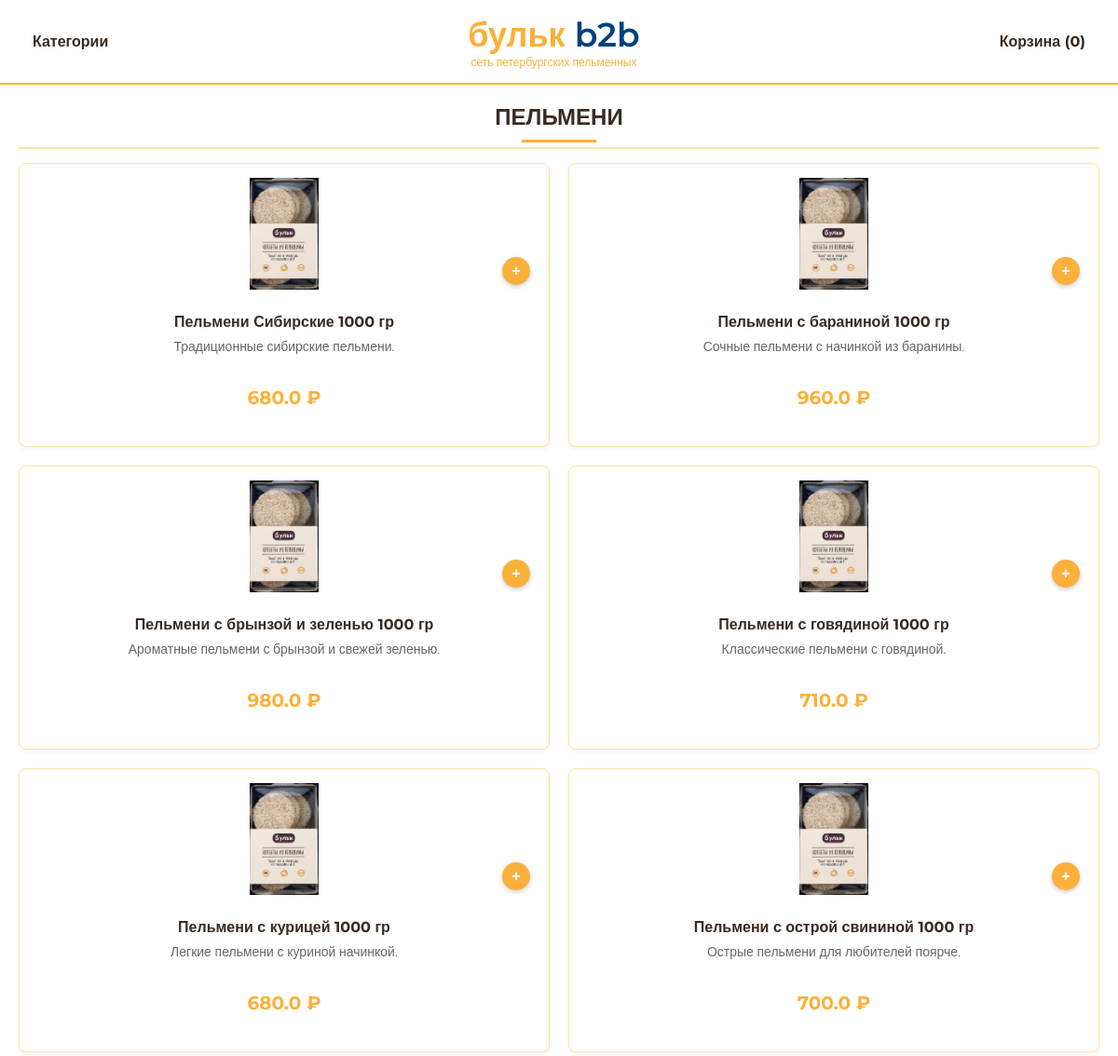
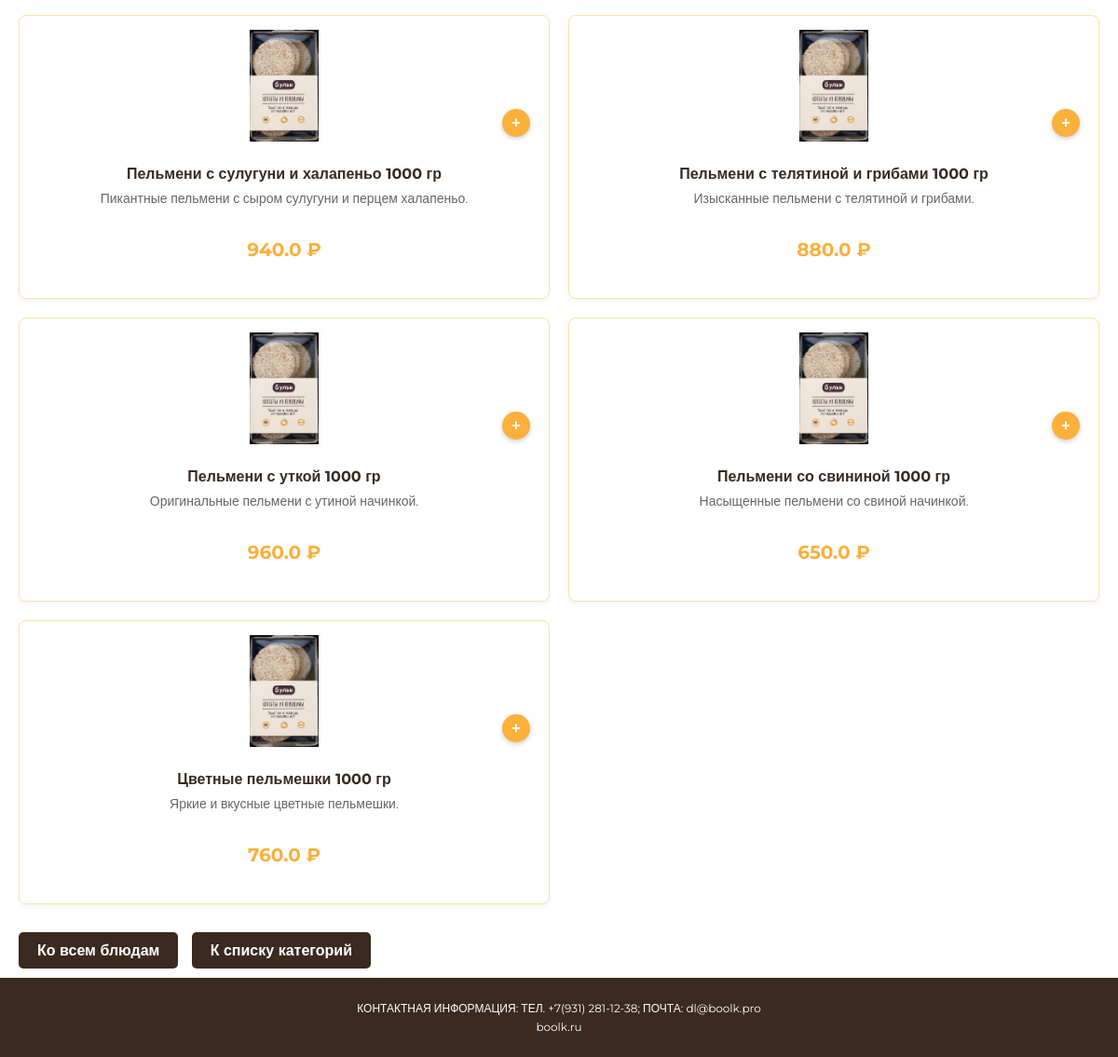
Before: /category/Пельмени with the older database file (2 pictures, top to bottom).
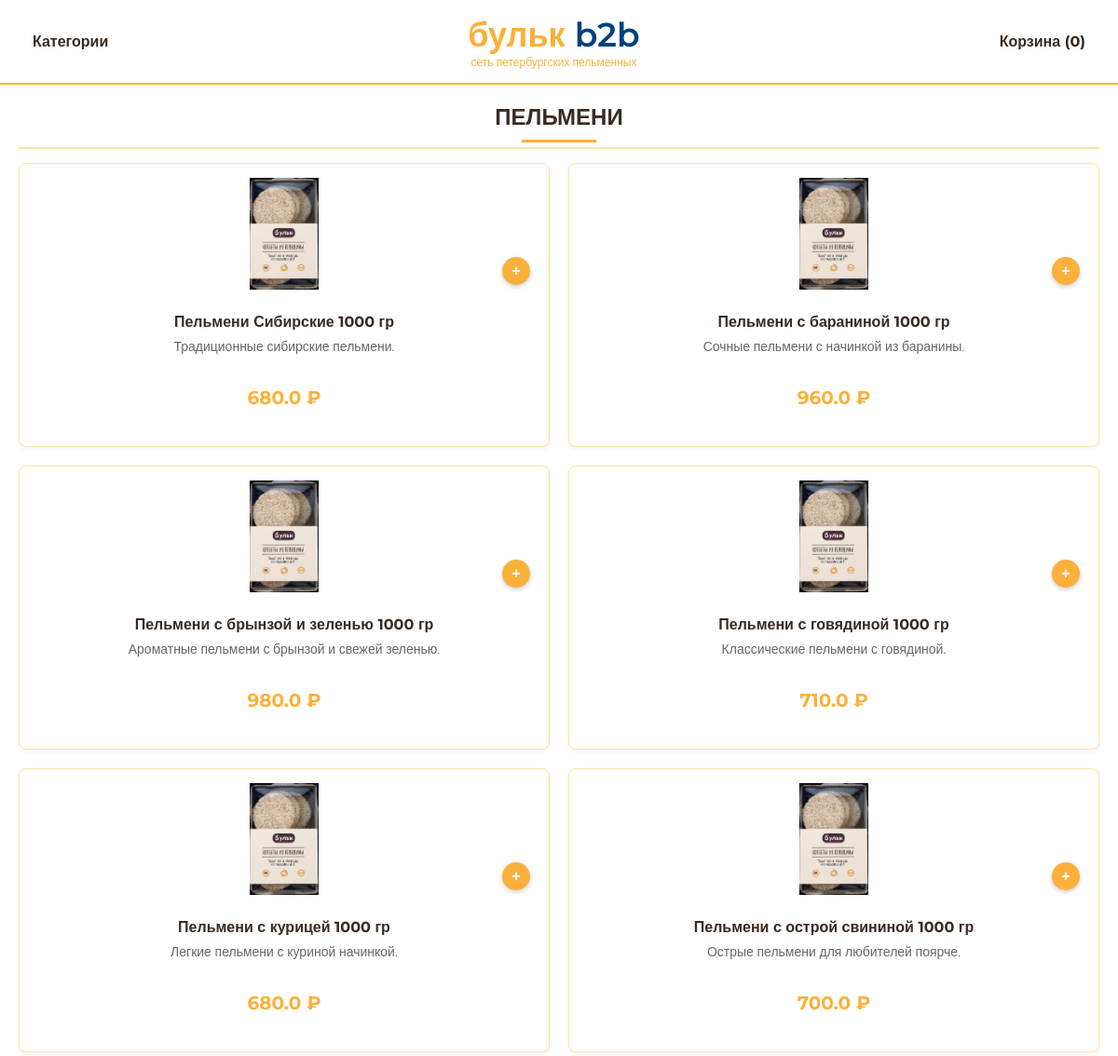
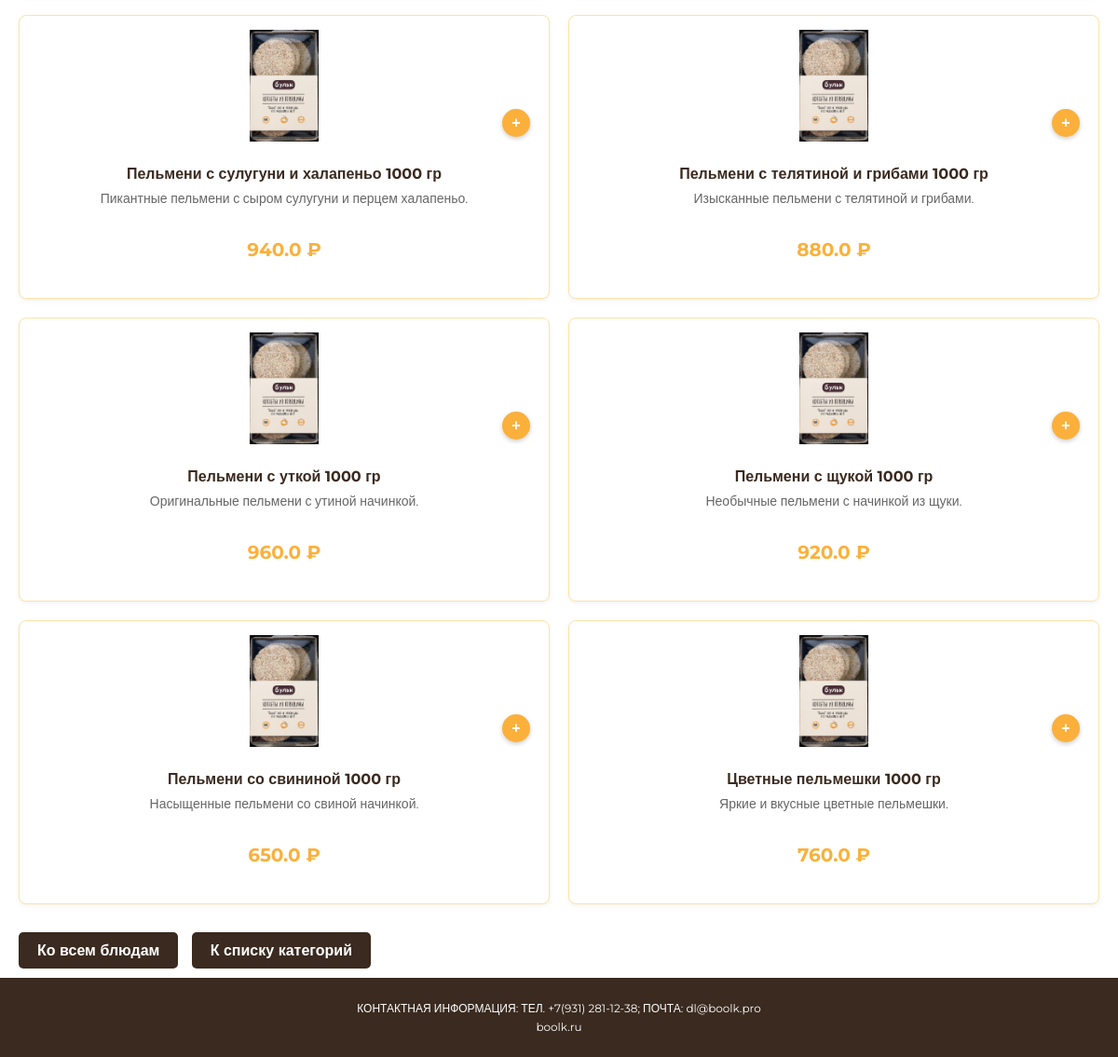
After: the same page with the newer database file (2 pictures, top to bottom).
### app.py (models this page shows, shortened)
class Category(db.Model):
    id = db.Column(db.Integer, primary_key=True) # Автоинкрементируемый ID
    name = db.Column(db.String(100), unique=True, nullable=False)
    image_url = db.Column(db.String(200), nullable=True) # Путь к изображению категории (относительно static/)

class Product(db.Model):
    __tablename__ = 'products'
    id = db.Column(db.String(20), primary_key=True)
    name = db.Column(db.String(200), nullable=False)
    price = db.Column(db.Float, nullable=False)
    description = db.Column(db.Text, nullable=True)
    detailed_info = db.Column(db.Text, nullable=True)  # Подробная информация о товаре
    proteins = db.Column(db.Float, nullable=True)  # Белки (г)
    fats = db.Column(db.Float, nullable=True)  # Жиры (г)
    carbs = db.Column(db.Float, nullable=True)  # Углеводы (г)
    image_url = db.Column(db.String(200), nullable=True)
    category_id = db.Column(db.Integer, db.ForeignKey('category.id'), nullable=False)
    category = db.relationship('Category', backref=db.backref('products', lazy='dynamic', cascade="all, delete-orphan"))

### app.py (the view)
@app.route('/category/<string:category_name>') # Добавил string: для явного указания типа
def products_in_category(category_name):
    client_id = session.get('client_id')
    cart_items_map = {}
    if client_id:
        active_cart = Order.query.filter_by(client_id=client_id, status=CART_STATUS).first()
        if active_cart:
            cart_items_map = {item.product_id: item.quantity for item in active_cart.items}
    category_object = Category.query.filter_by(name=category_name).first()
    if not category_object:
        flash(f"Категория '{category_name}' не найдена.", "error")
        return redirect(url_for('all_products')) # Или на страницу со списком категорий
    db_products_in_category = Product.query.filter_by(category_id=category_object.id).order_by(Product.name).all()
    processed_items = []
    category_image_url_for_template = default_placeholder_image
    if category_object.image_url:
        category_image_url_for_template = url_for('static', filename=category_object.image_url) # Оборачиваем в url_for
    elif db_products_in_category and db_products_in_category[0].image_url: # Фоллбэк на изображение первого товара
         category_image_url_for_template = url_for('static', filename=db_products_in_category[0].image_url) # Оборачиваем в url_for
    else:
        category_image_url_for_template = url_for('static', filename=default_placeholder_image) # Явный url_for для плейсхолдера
    for product in db_products_in_category:
        item_display_data = {
            'id': product.id,
            'name': product.name,
            'price': product.price,
            'description': product.description,
            'image_url': url_for('static', filename=product.image_url) if product.image_url else url_for('static', filename=default_placeholder_image),
            'quantity_in_cart': cart_items_map.get(product.id, 0)
        }
        processed_items.append(item_display_data)
    return render_template('products_in_category.html',
                           products=processed_items,
                           category_name=category_object.name, # Передаем актуальное имя категории
                           category_image_url=category_image_url_for_template,
                           category=category_object) # Передаем весь объект категории для гибкости

### app.py (called while the page is built)
@app.context_processor
def inject_now():
    return {'now': datetime.utcnow()}

@app.context_processor
def inject_cart_item_count():
    client_id = session.get('client_id')
    item_count = 0
    total_amount = 0
    if client_id:
        active_cart = Order.query.filter_by(client_id=client_id, status=CART_STATUS).first()
        if active_cart:
            item_count = sum(item.quantity for item in active_cart.items)
            total_amount = active_cart.total_amount
    else:
        session_cart = session.get('session_cart', {'items': [], 'total_amount': 0.0})
        item_count = sum(item['quantity'] for item in session_cart['items'])
        total_amount = session_cart['total_amount']
    return dict(cart_item_count=item_count, cart_total_amount=total_amount)

### templates/products_in_category.html (shortened to what this page needs)
{% extends 'base.html' %}
{% block content %}
<h1 id="category-heading" class="page-heading products-in-category-title">{{ category_name }}</h1>
<div id="server-rendered-products">
    <div class="products-grid">
        {% for item in products %}
        <div class="product-card">
            <div class="product-image-and-content-wrapper">
                <div class="product-image">
                    <img src="{{ item.image_url }}" alt="{{ item.name }}" class="product-card-image">
                    <button type="button" class="product-image-cart-button js-add-to-cart" data-product-id="{{ item.id }}" {% if item.quantity_in_cart > 0 %}style="display:none;"{% endif %}>+</button>
                </div>
                <div class="product-card-content">
                    <h3 class="product-name">
                        <a href="{{ url_for('product_detail', product_id=item.id) }}" class="product-name-link">{{ item.name }}</a>
                    </h3>
                    <p class="product-description">{{ item.description }}</p>
                    <p class="product-price">{{ item.price }} ₽</p>
                </div>
            </div>
        </div>
        {% else %}
        <p>В этой категории пока нет товаров.</p>
        {% endfor %}
    </div>
</div>
<a href="{{ url_for('all_products') }}" class="back-to-all-link">Ко всем блюдам</a>
<a href="{{ url_for('categories_list') }}" class="back-to-all-link" style="margin-left: 10px;">К списку категорий</a>
{% endblock %}

### templates/base.html (shortened to what this page needs)
<!DOCTYPE html>
<html lang="ru">
<head>
    <link rel="stylesheet" href="{{ url_for('static', filename='style.css') }}">
    <link rel="stylesheet" href="{{ url_for('static', filename='product-detail.css') }}">
    <link rel="stylesheet" href="https://cdnjs.cloudflare.com/ajax/libs/font-awesome/5.15.4/css/all.min.css">
</head>
<body>
    <header>
        <div class="top-bar">
            {% if request.endpoint != 'view_cart' %}
            <a href="{{ url_for('categories_list') }}" class="nav-button categories-button">Категории</a>
            {% else %}
            <a href="{{ url_for('all_products') }}" class="nav-button categories-button">Назад к меню</a>
            {% endif %}
            <a href="{{ url_for('all_products') }}" class="logo-link">
                <div class="logo">
                    <span class="logo-text">Бульк <span class="header-title-business">B2B</span></span>
                    <span class="logo-subtext">сеть петербургских пельменных</span>
                </div>
            </a>
            {% if request.endpoint != 'view_cart' %}
            <a href="{{ url_for('view_cart') }}" class="nav-button cart-button" id="header-cart-button">
                <span id="cart-info">Корзина (<span id="cart-total-items">0</span>)</span>
            </a>
            {% else %}
            <div style="width: 120px;"></div>
            {% endif %}
        </div>
    </header>
    <main>
        {% block content %}{% endblock %}
    </main>
    <footer>
        <p>КОНТАКТНАЯ ИНФОРМАЦИЯ: ТЕЛ. +7(931) 281-12-38; ПОЧТА: dl@boolk.pro</p>
        <p>boolk.ru</p>
    </footer>
</body>
</html>

### static/style.css (style rules this page uses)
body { margin: 0; font-family: 'Montserrat', sans-serif; background-color: #FFFFFF; color: #333333; display: flex; flex-direction: column; min-height: 100vh; }
header { background-color: #FFFFFF; padding: 15px 20px; border-bottom: 2px solid #FBB03B; }
.top-bar { display: flex; justify-content: space-between; align-items: center; max-width: 1200px; margin: 0 auto; }
.logo-link { text-decoration: none; }
.logo { text-align: center; }
.logo-text { font-size: 36px; font-weight: 700; color: #FBB03B; display: block; text-transform: lowercase; }
.logo-subtext { font-size: 12px; color: #FBB03B; display: block; }
.header-title-business { color: #004080; font-weight: 600; }
.nav-button { color: #3A2A1F; text-decoration: none; font-size: 16px; font-weight: 700; padding: 8px 15px; border-radius: 5px; transition: background-color 0.3s; }
.cart-button { white-space: nowrap; display: inline-flex; align-items: center; }
.product-image-cart-button { position: absolute; bottom: 5px; right: 5px; width: 30px; height: 30px; border-radius: 50%; background-color: #FBB03B; color: white; display: flex; justify-content: center; align-items: center; cursor: pointer; border: none; font-size: 16px; font-weight: bold; box-shadow: 0 2px 5px rgba(0,0,0,0.2); z-index: 10; transition: transform 0.2s, background-color 0.2s; padding: 0; line-height: 1; }
#cart-info { white-space: nowrap; display: inline-block; }
.product-name-link { color: inherit; text-decoration: none; transition: color 0.2s; }
main { flex-grow: 1; padding: 10px 20px; max-width: 1200px; width: 100%; margin: 0 auto; box-sizing: border-box; }
.page-heading { color: #3A2A1F; font-size: 28px; font-weight: 700; text-align: center; margin-bottom: 30px; text-transform: uppercase; position: relative; padding-bottom: 10px; }
.page-heading::after { content: ''; display: block; width: 80px; height: 3px; background-color: #FBB03B; margin: 10px auto 0; }
.category-section .category-name, .products-in-category-title { color: #3A2A1F; font-size: 24px; font-weight: 700; margin-top: 10px; margin-bottom: 15px; padding-bottom: 5px; border-bottom: 2px solid #FDE3A7; }
.products-grid { display: grid; grid-template-columns: repeat(2, 1fr) !important; gap: 20px; width: 100%; box-sizing: border-box; }
.product-card { background-color: #FFF; border: 1px solid #FDE3A7; border-radius: 8px; padding: 15px; text-align: center; box-shadow: 0 2px 5px rgba(0,0,0,0.05); display: flex; flex-direction: column; justify-content: space-between; box-sizing: border-box; width: 100%; margin: 0; overflow: hidden; }
.product-card .product-image { width: 100%; height: 120px; display: flex; justify-content: center; align-items: center; margin-bottom: 10px; overflow: hidden; position: relative; }
.product-image img { max-width: 100%; max-height: 100%; object-fit: contain; }
.product-card .product-name { font-size: 16px; font-weight: 700; color: #3A2A1F; margin-bottom: 8px; min-height: auto; overflow: visible; display: block; }
.product-card .product-description { font-size: 14px; color: #666; margin-bottom: 10px; overflow: visible; display: block; max-height: none; }
.product-card .product-price { font-size: 20px; font-weight: 700; color: #FBB03B; margin-bottom: 10px; }
.back-to-all-link { display: inline-block; margin-top: 30px; padding: 10px 20px; background-color: #3A2A1F; color: #FFFFFF; text-decoration: none; border-radius: 5px; font-weight: 700; transition: background-color 0.3s; }
footer { background-color: #3A2A1F; color: #FFFFFF; text-align: center; padding: 20px; font-size: 12px; margin-top: auto; }
footer p { margin: 5px 0; }
.product-card-image { width: 100%; height: 180px; object-fit: cover; border-top-left-radius: 8px; border-top-right-radius: 8px; }
.product-card { overflow: hidden; }
.product-card-content { padding: 15px; display: flex; flex-direction: column; flex-grow: 1; justify-content: space-between; }
.product-card-content .product-name { margin-top: 0; margin-bottom: 0.5em; }
.product-description { font-size: 0.9em; color: #555; margin-top: 0; margin-bottom: 0.75em; flex-grow: 1; min-height: 3em; }
.product-card-content .product-price { margin-top: auto; }

Changed rows visible on the page:
now on this page (row edited): Product: name "Пельмени с щукой 1000 гр", description "Необычные пельмени с начинкой из щуки.", price "920.0"
